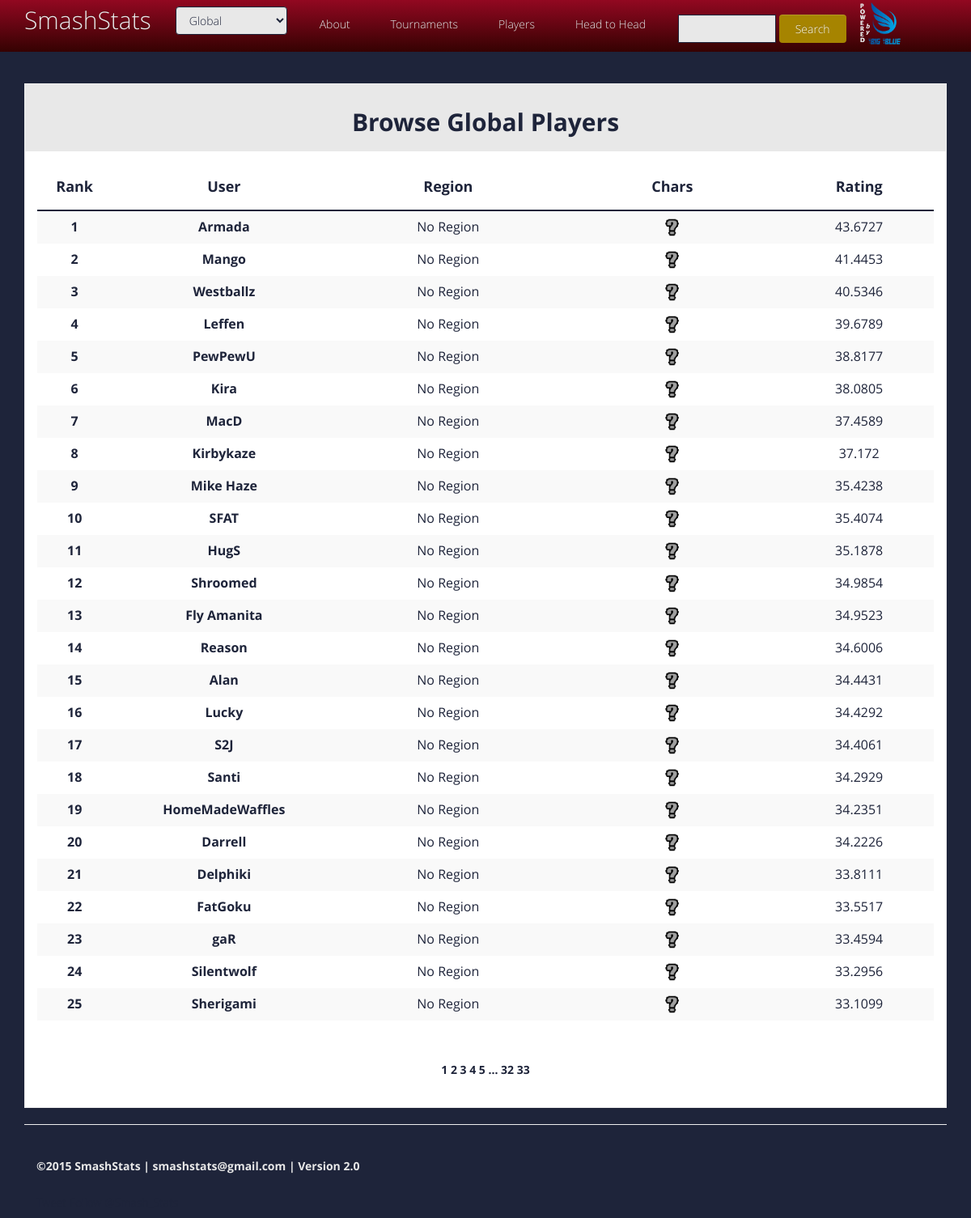
Screenshot of /browse_users/Global/1 with the database file from the repository.
### app/models.py (models this page shows, shortened)
class User(db.Model):
  __tablename__ = 'user'
  id = db.Column(db.Integer, primary_key=True)
  tag = db.Column(db.String(128), index=True, unique=True)
  region_id = db.Column(db.Integer, db.ForeignKey('region.id'))
  trueskills = db.relationship("TrueSkill", order_by='TrueSkill.id', backref='user')
  characters = db.relationship("Character",
                              secondary=characters,
                              backref=db.backref("users", lazy="dynamic"),
                              lazy='dynamic')

### app/views.py (the view)
@app.route('/browse_users')
@app.route('/browse_users/<region>')
@app.route('/browse_users/<region>/<int:page>')
def browse_users(region, page=1):
  g.region = region
  if g.region=="Global" or g.region=="National":
    userlist = User.query.join(User.trueskills).filter(TrueSkill.region=="Global").order_by(TrueSkill.cons_mu.desc()).paginate(page, USERS_PER_PAGE, False)
  else:
    userlist = User.query.join(User.trueskills).filter(TrueSkill.region==g.region).order_by(TrueSkill.cons_mu.desc()).paginate(page, USERS_PER_PAGE, False)
  return render_template("browse_users.html",
                         userlist=userlist,
                         current_region=g.region
                         )

### app/forms.py
class SearchForm(Form):
  search = StringField('search', validators=[InputRequired()])

class RegionSelect(Form):
  region_name = SelectField('region_name', choices=regionlist, coerce=str)

### app/views.py (called while the page is built)
@app.before_request
def before_request():
  g.search_form = SearchForm()
  if 'region_name' in session:
    g.region = session['region_name']
  else:
    g.region = "Global"
  g.region_form = RegionSelect(region_name=g.region)

### app/templates/browse_users.html
{% extends "base.html" %}
{% block content %}
<div class="container">
	<div class="panel panel-default">
	<div class="panel-heading">
  	<h2><b>Browse {{current_region}} Players</b></h2>
  </div>
  <div class="panel-body">
	<table class="table bootstrap-datatable table-striped table-hover">
	  <thead>
	  	{% include 'user_display_head.html' %}
	  </thead>
	  <tbody>
		  {% for user in userlist.items %}
		  	{% with %}
		  		{% if current_region == "Global" %}
		  			{% set rank = user.trueskills[0].rank %}
		  		{% else %}
		  			{% set rank = user.trueskills[1].rank %}
		  		{% endif %}
		    	{% include 'user_display.html' %}
		    {% endwith %}
		  {% endfor %}
	  </tbody>
	</table>
	<div class="text-center"><b>
		<div class=pagination>
		{%- for page in userlist.iter_pages() %}
	    	{% if page %}
	    		{% if page != userlist.page %}
	        		<a href="{{url_for('browse_users', region=g.region, page=page)}}">{{ page }}</a>
	    		{% else %}
	        		<strong>{{ page }}</strong>
	      		{% endif %}
	    	{% else %}
	      		<span class=ellipsis>…</span>
	    	{% endif %}
	  	{%- endfor %}
	  	</div>
	</b></div>
  </div>
</div>
{% endblock %}

### app/templates/user_display.html (shortened to what this page needs)
{% if user %}
<tr>
    <td class="col-sm-1 text-center mobile-horizontal-overflow-td-col-3 horizontal-overflow">
        <b>{{rank}}</b>
    </td>
    <td class="col-sm-3 text-center mobile-horizontal-overflow-td-col-3 horizontal-overflow">
        <a href="{{url_for("user", tag=user.tag)}}"><b>{{user.tag}}</b></a>
    </td>
    <td class="col-sm-3 text-center mobile-horizontal-overflow-td-col-3">
        {% if user.region %}
    	   <a href="{{url_for("region", region=user.region)}}"><b>{{user.region}}</b></a>
    	{% else %}
	       No Region
	    {% endif %}
    </td>
    <td class="col-sm-3 text-center mobile-horizontal-overflow-td-col-3">
    	{% if user.characters.all()|length > 0 %}
            {% for character in user.characters.all() %}
                {% if loop.index0 < 3 %}
                    {% set character_name = character.name %}
                {% endif %}
            {% endfor %}
        {% else %}
            {% set character_name = "Unknown" %}
            {% include 'char_icon.html' %}
        {% endif %}
    </td>
    <td class="col-sm-2 text-center mobile-horizontal-overflow-td-col-3">
        {% if user.trueskills %}
            {% if current_region=="Global" or current_region=="National" %}
                {{user.trueskills[0].cons_mu|round(4, 'common')}}
            {% else %}
                {% if user.trueskills[1] %}
                    {{user.trueskills[1].cons_mu|round(4, 'common')}}
                {% endif %}
            {% endif %}
        {% endif %}
    </td>
</tr>
{% endif %}

### app/templates/char_icon.html
{% if character_name is not none%}
	{% if character_name=="Unknown" or character_name=="Multiple" %}
		<img src="{{url_for('static', filename='char_icons/' + character_name + '.png')}}", alt={{character_name}}>
	{% else %}
		<a href="{{url_for('character', character=character_name)}}">
			<img src="{{url_for('static', filename='char_icons/' + character_name + '.png')}}", alt={{character_name}}>
		</a>
	{% endif %}
{% endif %}

### app/static/enno/css/style.css (style rules this page uses)
body { font-family:'Open Sans', Arial, sans-serif; font-size:14px; font-weight:300; line-height:1.6em; color:#1E243A; background-color:#1E243A; }
hi,h2,h3,h4,h5,h6 { color:#1E243A; line-height:1.1em; }
a { text-decoration:none; transition: all 0.1s ease-in-out; -moz-transition: all 0.1s ease-in-out; -webkit-transition: all 0.1s ease-in-out; -o-transition: all 0.1s ease-in-out; outline: none; color:#1E243A; }
.text-center { text-align:center; margin-top:30px; }
.panel { margin-top:20px; margin-bottom: 20px; background-color: #fff; border:#eee 1px solid transparent; border-radius: 0; -webkit-box-shadow: none; box-shadow: none; }
.panel-heading { padding: 10px 15px; border-bottom: 1px solid transparent; border-top-left-radius: 0; border-top-right-radius: 0; text-align:center; }
.panel-default { border-color: #eee; border-bottom-color:#eee; }
.panel-default > .panel-heading { color: #1E243A; background-color: #36CBD4; border-color: #fff; }
.inner-footer ul li,a { list-style:none; }

### app/static/enno/css/overwrite.css (style rules this page uses)
select, textarea, input[type="text"], input[type="password"], input[type="datetime"], input[type="datetime-local"], input[type="date"], input[type="month"], input[type="time"], input[type="week"], input[type="number"], input[type="email"], input[type="url"], input[type="search"], input[type="tel"], input[type="color"], .uneditable-input { -webkit-border-radius: 0; -moz-border-radius: 0; border-radius: 0; }

### rows the page displays
User: rank "1", tag "Armada", trueskills "43.6727"
User: rank "2", tag "Mango", trueskills "41.4453"
User: rank "3", tag "Westballz", trueskills "40.5346"
User: rank "4", tag "Leffen", trueskills "39.6789"
User: rank "5", tag "PewPewU", trueskills "38.8177"
User: rank "6", tag "Kira", trueskills "38.0805"
User: rank "7", tag "MacD", trueskills "37.4589"
User: rank "8", tag "Kirbykaze", trueskills "37.172"
User: rank "9", tag "Mike Haze", trueskills "35.4238"
User: rank "10", tag "SFAT", trueskills "35.4074"
User: rank "11", tag "HugS", trueskills "35.1878"
User: rank "12", tag "Shroomed", trueskills "34.9854"
User: rank "13", tag "Fly Amanita", trueskills "34.9523"
User: rank "14", tag "Reason", trueskills "34.6006"
User: rank "15", tag "Alan", trueskills "34.4431"
User: rank "16", tag "Lucky", trueskills "34.4292"
User: rank "17", tag "S2J", trueskills "34.4061"
User: rank "18", tag "Santi", trueskills "34.2929"
User: rank "19", tag "HomeMadeWaffles", trueskills "34.2351"
User: rank "20", tag "Darrell", trueskills "34.2226"
User: rank "21", tag "Delphiki", trueskills "33.8111"
User: rank "22", tag "FatGoku", trueskills "33.5517"
User: rank "23", tag "gaR", trueskills "33.4594"
User: rank "24", tag "Silentwolf", trueskills "33.2956"
User: rank "25", tag "Sherigami", trueskills "33.1099"

### other values shown
{{ current_region }} "Global"
{{ page }} "1"
{{ page }} "2" "3" "4" "5" "32" "33"
